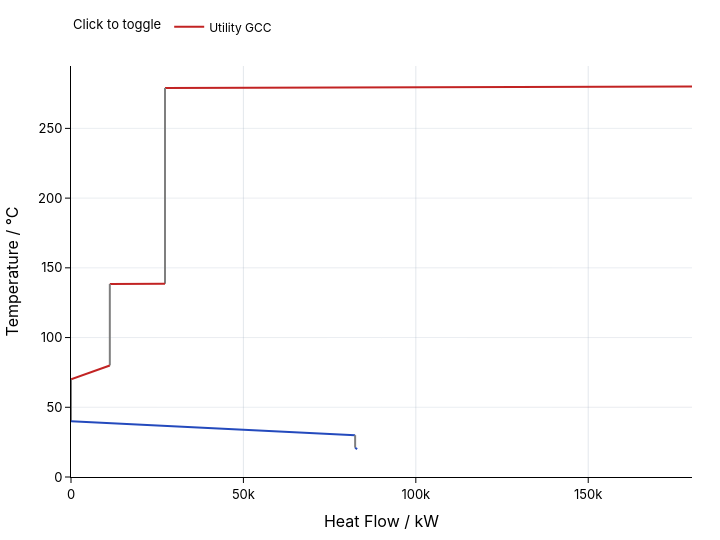

Notebook code for this chart:
### Code cell
baseline.plot.site_utility_grand_composite_curve(zone_name=total_site_target_name)

### Figure 1 — Plotly figure (JSON) as saved in the notebook; plotly's stock layout.template omitted (floating-point values rounded to 4 significant figures)
{"data": [{"hovertemplate": "Utility GCC<br>Heat Flow / kW: %{x}<br>Temperature / °C: %{y}<extra></extra>", "legendgroup": "Utility GCC", "line": {"color": "#C22323", "width": 2}, "mode": "lines", "name": "Utility GCC", "showlegend": true, "type": "scatter", "x": [180100.0, 27250.0], "y": [280, 279]}, {"hovertemplate": "Utility GCC<br>Heat Flow / kW: %{x}<br>Temperature / °C: %{y}<extra></extra>", "legendgroup": "Utility GCC", "line": {"color": "#7f7f7f", "width": 2}, "mode": "lines", "name": "Utility GCC", "showlegend": false, "type": "scatter", "x": [27250.0, 27250.0], "y": [279, 138.5]}, {"hovertemplate": "Utility GCC<br>Heat Flow / kW: %{x}<br>Temperature / °C: %{y}<extra></extra>", "legendgroup": "Utility GCC", "line": {"color": "#C22323", "width": 2}, "mode": "lines", "name": "Utility GCC", "showlegend": false, "type": "scatter", "x": [27250.0, 11260.0], "y": [138.5, 138.4]}, {"hovertemplate": "Utility GCC<br>Heat Flow / kW: %{x}<br>Temperature / °C: %{y}<extra></extra>", "legendgroup": "Utility GCC", "line": {"color": "#7f7f7f", "width": 2}, "mode": "lines", "name": "Utility GCC", "showlegend": false, "type": "scatter", "x": [11260.0, 11260.0], "y": [138.4, 80]}, {"hovertemplate": "Utility GCC<br>Heat Flow / kW: %{x}<br>Temperature / °C: %{y}<extra></extra>", "legendgroup": "Utility GCC", "line": {"color": "#C22323", "width": 2}, "mode": "lines", "name": "Utility GCC", "showlegend": false, "type": "scatter", "x": [11260.0, 0], "y": [80, 70]}, {"hovertemplate": "Utility GCC<br>Heat Flow / kW: %{x}<br>Temperature / °C: %{y}<extra></extra>", "legendgroup": "Utility GCC", "line": {"color": "#7f7f7f", "width": 2}, "mode": "lines", "name": "Utility GCC", "showlegend": false, "type": "scatter", "x": [0, 0], "y": [70, 40]}, {"hovertemplate": "Utility GCC<br>Heat Flow / kW: %{x}<br>Temperature / °C: %{y}<extra></extra>", "legendgroup": "Utility GCC", "line": {"color": "#244abd", "width": 2}, "mode": "lines", "name": "Utility GCC", "showlegend": false, "type": "scatter", "x": [0, 34610.0, 43890.0, 53560.0, 55650.0, 57680.0, 82400.0], "y": [40, 35.8, 34.67, 33.5, 33.25, 33, 30]}, {"hovertemplate": "Utility GCC<br>Heat Flow / kW: %{x}<br>Temperature / °C: %{y}<extra></extra>", "legendgroup": "Utility GCC", "line": {"color": "#7f7f7f", "width": 2}, "mode": "lines", "name": "Utility GCC", "showlegend": false, "type": "scatter", "x": [82400.0, 82400.0], "y": [30, 21]}, {"hovertemplate": "Utility GCC<br>Heat Flow / kW: %{x}<br>Temperature / °C: %{y}<extra></extra>", "legendgroup": "Utility GCC", "line": {"color": "#244abd", "width": 2}, "mode": "lines", "name": "Utility GCC", "showlegend": false, "type": "scatter", "x": [82400.0, 82980.0], "y": [21, 20]}], "layout": {"autosize": false, "font": {"color": "#000000", "family": "IBM Plex Sans, Inter, system-ui, sans-serif", "size": 13}, "height": 540, "hoverlabel": {"bgcolor": "#ffffff", "font": {"color": "#000000"}}, "hovermode": "closest", "legend": {"font": {"color": "#000000", "size": 12}, "orientation": "h", "title": {"font": {"color": "#000000", "size": 13}, "text": "Click to toggle"}, "y": 1.06, "yanchor": "bottom"}, "margin": {"b": 48, "l": 50, "r": 28, "t": 64}, "paper_bgcolor": "#ffffff", "plot_bgcolor": "#ffffff", "width": 720, "xaxis": {"gridcolor": "rgba(148, 163, 184, 0.25)", "linecolor": "#000000", "rangemode": "tozero", "showgrid": true, "showline": true, "tickcolor": "#000000", "tickfont": {"color": "#000000"}, "ticks": "outside", "title": {"font": {"color": "#000000"}, "text": "Heat Flow / kW"}, "zeroline": true, "zerolinecolor": "rgba(15, 23, 42, 0.8)", "zerolinewidth": 1.25}, "yaxis": {"gridcolor": "rgba(148, 163, 184, 0.2)", "linecolor": "#000000", "rangemode": "tozero", "showgrid": true, "showline": true, "tickcolor": "#000000", "tickfont": {"color": "#000000"}, "ticks": "outside", "title": {"font": {"color": "#000000"}, "text": "Temperature / °C"}, "zeroline": true, "zerolinecolor": "rgba(15, 23, 42, 0.8)", "zerolinewidth": 1.25}}}
